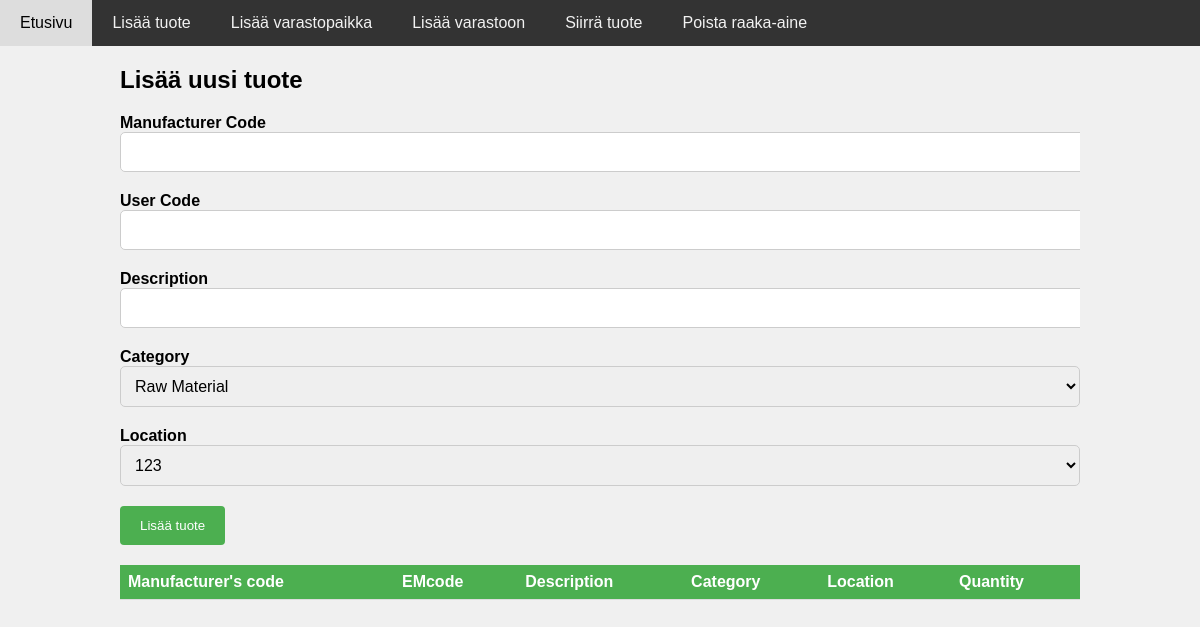
The app's page /add_product, older data.
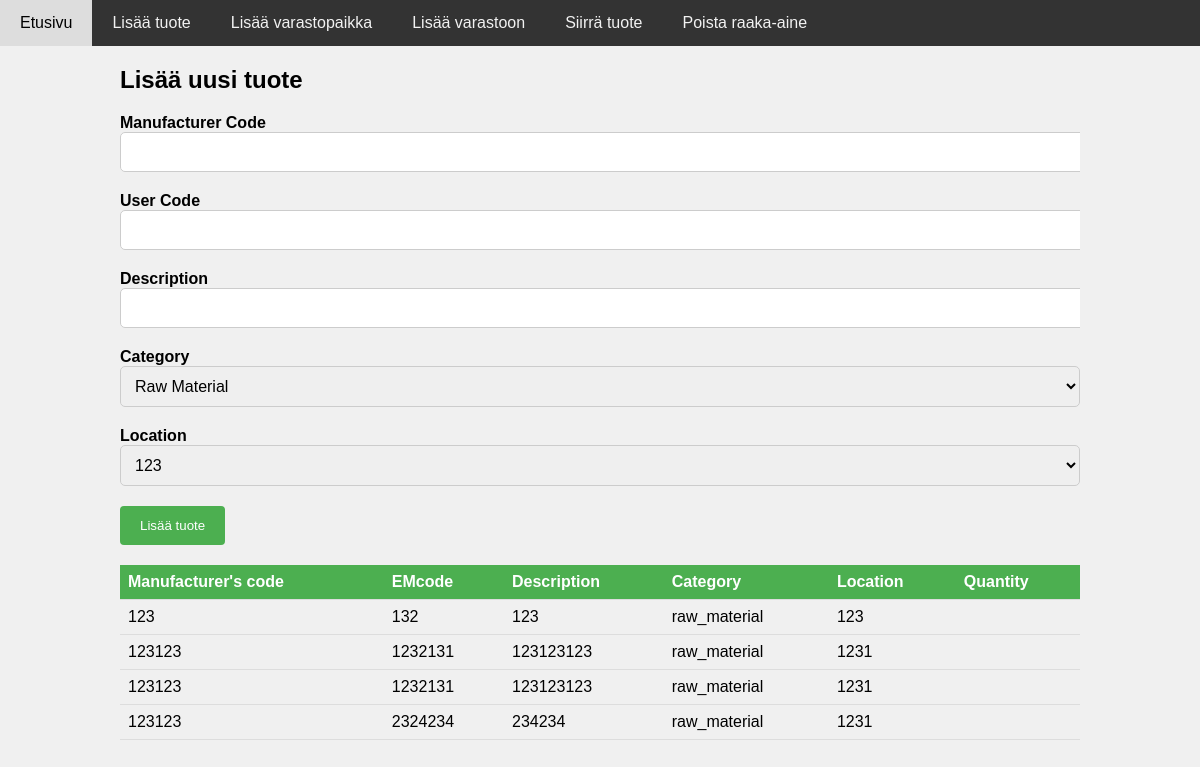
The same page, newer data.
### app/models.py (models this page shows)
class Product(db.Model):
    id = db.Column(db.Integer, primary_key=True)
    mancode = db.Column(db.String(50), nullable=False)
    usercode = db.Column(db.String(50), nullable=False)
    description = db.Column(db.String(200), nullable=False)
    category = db.Column(db.String(20), nullable=False)
    location_id = db.Column(db.Integer, db.ForeignKey('location.id'))
    location = db.relationship('Location', back_populates='products')
    stocks = db.relationship('Stock', back_populates='product')

class Location(db.Model):
    id = db.Column(db.Integer, primary_key=True)
    type = db.Column(db.String(20), nullable=False)
    shelf = db.Column(db.String(20), nullable=False)
    products = db.relationship('Product', back_populates='location')

### app/views.py (the view, shortened to what this page needs)
@main.route('/add_product', methods=['GET', 'POST'])
def add_product():
    products = Product.query.all()
    locations = Location.query.all()
    return render_template('add_product.html', form=ProductForm(), locations=locations, products=products)

### app/forms.py (called while the page is built)
def get_locations():
        return Location.query.all()

### templates/add_product.html (shortened to what this page needs)
{% extends 'base.html' %}
{% block content %}
  <h2>Lisää uusi tuote</h2>
  <form method="POST" action="">
    <div class="form-group">
      {{ form.mancode.label }} {{ form.mancode(class="form-control") }}
    </div>
    <div class="form-group">
      {{ form.usercode.label }} {{ form.usercode(class="form-control") }}
    </div>
    <div class="form-group">
      {{ form.description.label }} {{ form.description(class="form-control") }}
    </div>
    <div class="form-group">
      {{ form.category.label }} {{ form.category(class="form-control") }}
    </div>
    <div class="form-group">
      {{ form.location.label }} {{ form.location(class="form-control") }}
    </div>
    <div class="form-group">
      <input type="submit" value="Lisää tuote" class="btn btn-primary">
    </div>
  </form>
  <table class="table">
    <thead>
      <tr>
        <th>Manufacturer's code</th>
        <th>EMcode</th>
        <th>Description</th>
        <th>Category</th>
        <th>Location</th>
        <th>Quantity</th>
      </tr>
    </thead>
    <tbody>
      {% for product in products %}
        <tr>
          <td>{{ product.mancode }}</td>
          <td>{{ product.usercode }}</td>
          <td>{{ product.description }}</td>
          <td>{{ product.category }}</td>
          <td>{{ product.location.shelf }}</td>
          <td>{{ product.quantity }}</td>
        </tr>
      {% endfor %}
    </tbody>
  </table>
{% endblock %}

### templates/base.html (shortened to what this page needs)
<!DOCTYPE html>
<html lang="fi">
<head>
    <link rel="stylesheet" href="{{ url_for('static', filename='css/style.css') }}">
</head>
<body>
<div class="navbar">
    <a href="{{ url_for('main.index') }}">Etusivu</a>
    <a href="{{ url_for('main.add_product') }}">Lisää tuote</a>
    <a href="{{ url_for('main.add_location') }}">Lisää varastopaikka</a>
    <a href="{{ url_for('main.add_stock') }}">Lisää varastoon</a>
    <a href="{{ url_for('main.transfer_product') }}">Siirrä tuote</a>
    <a href="{{ url_for('main.remove_material') }}">Poista raaka-aine</a>
</div>
<div class="container">
    {% block content %}{% endblock %}
</div>
</body>
</html>

### static/css/style.css (style rules this page uses)
body { font-family: Arial, sans-serif; background-color: #f0f0f0; margin: 0; padding: 0; }
.container { width: 80%; margin: auto; overflow: hidden; }
.navbar { background-color: #333; overflow: hidden; }
.navbar a { float: left; display: block; color: #f2f2f2; text-align: center; padding: 14px 20px; text-decoration: none; }
.form-group { margin-bottom: 20px; }
.form-group label { display: block; font-weight: bold; }
.form-group input[type="text"], .form-group select { width: 100%; padding: 10px; font-size: 16px; border-radius: 5px; border: 1px solid #ccc; }
.form-group input[type="submit"] { background-color: #4CAF50; color: white; padding: 12px 20px; border: none; border-radius: 4px; cursor: pointer; }
.table { width: 100%; border-collapse: collapse; }
.table th, .table td { padding: 8px; text-align: left; border-bottom: 1px solid #ddd; }
.table th { background-color: #4CAF50; color: white; }

Row changes from the older to the newer data that the page shows:
added Product: mancode "123", usercode "132", description "123", category "raw_material", location.shelf "123"
added Product: mancode "123123", usercode "1232131", description "123123123", category "raw_material", location.shelf "1231"
added Product: mancode "123123", usercode "1232131", description "123123123", category "raw_material", location.shelf "1231"
added Product: mancode "123123", usercode "2324234", description "234234", category "raw_material", location.shelf "1231"
